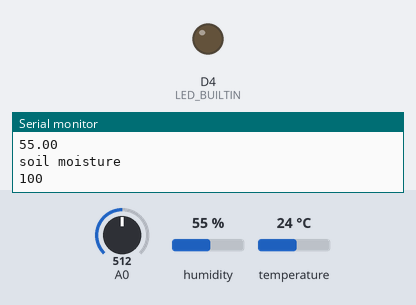
Recording of a sketch running on a simulated ESP8266 (NodeMCU). On the bench: output pins drawn as LEDs (lit = HIGH, except the on-board LED, lit = LOW), the last lines printed to the serial monitor. The test bench sets the inputs (shaded band); at power-on: A0 = 512, humidity 55 %, temperature 24 °C. WiFi joins after 1.5 s; servers stay silent unless stated; uploads are accepted with an empty reply.

Above: at 2.5 s.
At 6.6 s:
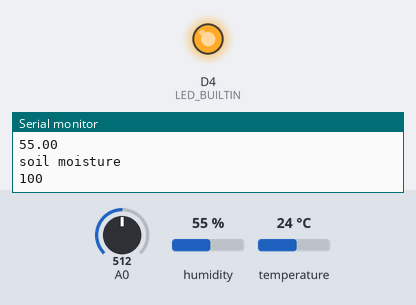
Timing chart, 0 to 8.3 s (numbered marks = the images above):
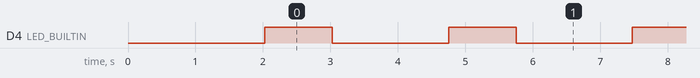

Measured:
- by itself, D4 (LED_BUILTIN): alternates HIGH for 1.0 s and LOW for 1.7 s

The sketch:

nodemcu_code.ino
```cpp
#include<ESP8266HTTPClient.h>


#include <DHT.h>
#include <DHT_U.h>
#include<ESP8266WiFi.h>

char* ssid="killerlock";
char* password="12345678";
char* host="www.dweet.io";


#include<DHT.h>
#define DHT_pin D1
DHT dht(DHT_pin,DHT11);
// the setup function runs once when you press reset or power the board
void setup() {
  // initialize digital pin LED_BUILTIN as an output.
  dht.begin();

  Serial.begin(115200);
  pinMode(LED_BUILTIN, OUTPUT);
  WiFi.begin(ssid,password);
  while(WiFi.status() !=WL_CONNECTED){
 Serial.println("trying");
 delay(2000);
  }
  Serial.println("conected?ip=");
Serial.print(WiFi.localIP());
pinMode(A0,INPUT);
}

// the loop function runs over and over again forever
void loop() {
  int m;
  m=analogRead(A0);
  m=100-((m/1024)*100);
  float t=dht.readTemperature();
  float h=dht.readHumidity();
  Serial.println("temperature");
  Serial.println(t);
  Serial.println("Humidity");
  Serial.println(h);
  Serial.println("soil moisture");
  Serial.println(m);
  digitalWrite(LED_BUILTIN, HIGH);   // turn the LED on (HIGH is the voltage level)
  delay(1000);                       // wait for a second
  digitalWrite(LED_BUILTIN, LOW);    // turn the LED off by making the voltage LOW
  delay(1000);
  // wait for a second
  //WiFiClient client;
  //const int httpPort = 80;
  //if (!client.connect(host, httpPort)) {
  //Serial.println("connection failed");
  //return;
//  a.get("https://dweet.io/for/dweet/killerlock1215?temperature"+String(t)+"&"+"Humidity"+String(h));
//  while (a.available()) {
//    char c = a.read();
//    SerialUSB.print(c);
//  }
//  SerialUSB.flush();

//  delay(5000);
//
HTTPClient http;
http.begin("http://dweet.io/dweet/for/killerlock?temperature="+String(t)+"&Relative_Humidity="+String(h)+"&Soil_mosisture_percentage="+String(m));
int httpcode=http.GET();
while(httpcode==0)
{
  int httpcode=http.GET();
}
if(httpcode>0){
String payload=http.getString();
Serial.println(payload);}
http.end();
delay(500);


}
```
